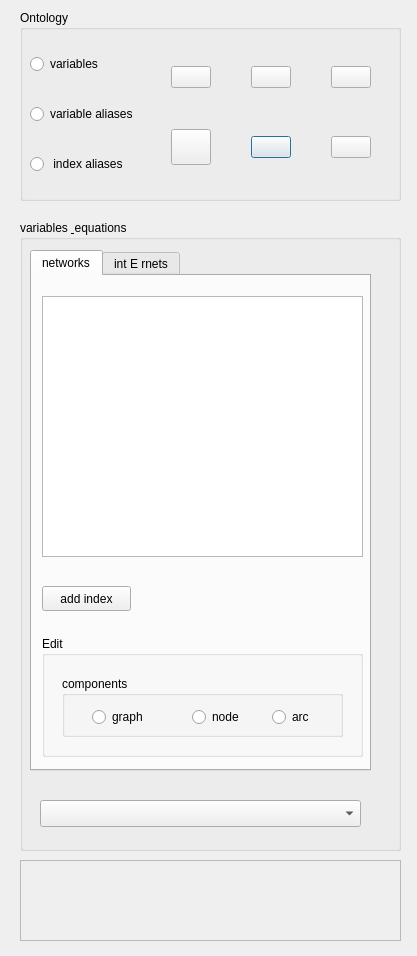
<?xml version="1.0" encoding="UTF-8"?>
<ui version="4.0">
 <class>OntologyDesigner</class>
 <widget class="QDialog" name="OntologyDesigner">
  <property name="geometry">
   <rect>
    <x>0</x>
    <y>0</y>
    <width>417</width>
    <height>956</height>
   </rect>
  </property>
  <property name="windowTitle">
   <string>ProMo Equation Editor</string>
  </property>
  <widget class="QGroupBox" name="groupVariables">
   <property name="geometry">
    <rect>
     <x>20</x>
     <y>220</y>
     <width>381</width>
     <height>631</height>
    </rect>
   </property>
   <property name="title">
    <string>variables &amp; equations</string>
   </property>
   <widget class="QTabWidget" name="tabWidget">
    <property name="geometry">
     <rect>
      <x>10</x>
      <y>30</y>
      <width>341</width>
      <height>521</height>
     </rect>
    </property>
    <property name="currentIndex">
     <number>0</number>
    </property>
    <widget class="QWidget" name="tab_networks">
     <attribute name="title">
      <string>networks</string>
     </attribute>
     <widget class="QTreeWidget" name="treeWidget">
      <property name="geometry">
       <rect>
        <x>10</x>
        <y>20</y>
        <width>321</width>
        <height>261</height>
       </rect>
      </property>
      <attribute name="headerVisible">
       <bool>false</bool>
      </attribute>
      <column>
       <property name="text">
        <string notr="true">1</string>
       </property>
      </column>
     </widget>
     <widget class="QGroupBox" name="groupEdit">
      <property name="geometry">
       <rect>
        <x>10</x>
        <y>360</y>
        <width>321</width>
        <height>121</height>
       </rect>
      </property>
      <property name="title">
       <string>Edit</string>
      </property>
      <widget class="QGroupBox" name="groupBoxComponents">
       <property name="geometry">
        <rect>
         <x>20</x>
         <y>40</y>
         <width>281</width>
         <height>61</height>
        </rect>
       </property>
       <property name="title">
        <string>components</string>
       </property>
       <widget class="QRadioButton" name="radioArc">
        <property name="geometry">
         <rect>
          <x>210</x>
          <y>30</y>
          <width>61</width>
          <height>22</height>
         </rect>
        </property>
        <property name="toolTip">
         <string>select to edit variables</string>
        </property>
        <property name="text">
         <string>arc</string>
        </property>
       </widget>
       <widget class="QRadioButton" name="radioNode">
        <property name="geometry">
         <rect>
          <x>130</x>
          <y>30</y>
          <width>71</width>
          <height>22</height>
         </rect>
        </property>
        <property name="toolTip">
         <string>select to edit variables</string>
        </property>
        <property name="text">
         <string>node</string>
        </property>
       </widget>
       <widget class="QRadioButton" name="radioGraph">
        <property name="geometry">
         <rect>
          <x>30</x>
          <y>30</y>
          <width>71</width>
          <height>22</height>
         </rect>
        </property>
        <property name="toolTip">
         <string>select to edit variables</string>
        </property>
        <property name="text">
         <string>graph</string>
        </property>
       </widget>
      </widget>
     </widget>
     <widget class="QPushButton" name="pushAddIndex">
      <property name="geometry">
       <rect>
        <x>10</x>
        <y>310</y>
        <width>89</width>
        <height>25</height>
       </rect>
      </property>
      <property name="text">
       <string>add index</string>
      </property>
     </widget>
    </widget>
    <widget class="QWidget" name="tab_internets">
     <attribute name="title">
      <string>int E rnets</string>
     </attribute>
     <widget class="QComboBox" name="combo_InterConnectionNetwork">
      <property name="geometry">
       <rect>
        <x>30</x>
        <y>50</y>
        <width>289</width>
        <height>27</height>
       </rect>
      </property>
     </widget>
     <widget class="QWidget" name="horizontalLayoutWidget">
      <property name="geometry">
       <rect>
        <x>90</x>
        <y>110</y>
        <width>168</width>
        <height>80</height>
       </rect>
      </property>
      <layout class="QHBoxLayout" name="horizontalLayout_2">
       <item>
        <widget class="QPushButton" name="pushMakeInterfaceEquations">
         <property name="sizePolicy">
          <sizepolicy hsizetype="Expanding" vsizetype="Expanding">
           <horstretch>0</horstretch>
           <verstretch>0</verstretch>
          </sizepolicy>
         </property>
         <property name="text">
          <string>make</string>
         </property>
        </widget>
       </item>
       <item>
        <widget class="QPushButton" name="pushShowInterfaceEquations">
         <property name="sizePolicy">
          <sizepolicy hsizetype="Expanding" vsizetype="Expanding">
           <horstretch>0</horstretch>
           <verstretch>0</verstretch>
          </sizepolicy>
         </property>
         <property name="text">
          <string>show</string>
         </property>
        </widget>
       </item>
      </layout>
     </widget>
    </widget>
   </widget>
   <widget class="QComboBox" name="combo_EditVariableTypes">
    <property name="geometry">
     <rect>
      <x>20</x>
      <y>580</y>
      <width>321</width>
      <height>27</height>
     </rect>
    </property>
   </widget>
  </widget>
  <widget class="QGroupBox" name="groupOntology">
   <property name="geometry">
    <rect>
     <x>20</x>
     <y>10</y>
     <width>381</width>
     <height>191</height>
    </rect>
   </property>
   <property name="title">
    <string>Ontology</string>
   </property>
   <widget class="QWidget" name="layoutWidget">
    <property name="geometry">
     <rect>
      <x>10</x>
      <y>20</y>
      <width>341</width>
      <height>171</height>
     </rect>
    </property>
    <layout class="QHBoxLayout" name="horizontalLayout">
     <item>
      <layout class="QVBoxLayout" name="verticalLayout">
       <item>
        <widget class="QRadioButton" name="radioVariables">
         <property name="toolTip">
          <string>select to edit variables</string>
         </property>
         <property name="text">
          <string>variables</string>
         </property>
        </widget>
       </item>
       <item>
        <widget class="QRadioButton" name="radioVariablesAliases">
         <property name="toolTip">
          <string>select to edit variable aliases</string>
         </property>
         <property name="text">
          <string>variable aliases</string>
         </property>
        </widget>
       </item>
       <item>
        <widget class="QRadioButton" name="radioIndicesAliases">
         <property name="toolTip">
          <string>select to edit index aliases</string>
         </property>
         <property name="text">
          <string> index aliases</string>
         </property>
        </widget>
       </item>
      </layout>
     </item>
     <item>
      <spacer name="horizontalSpacer">
       <property name="orientation">
        <enum>Qt::Horizontal</enum>
       </property>
       <property name="sizeHint" stdset="0">
        <size>
         <width>40</width>
         <height>20</height>
        </size>
       </property>
      </spacer>
     </item>
     <item>
      <layout class="QGridLayout" name="gridLayout">
       <item row="2" column="3">
        <spacer name="verticalSpacer_2">
         <property name="orientation">
          <enum>Qt::Vertical</enum>
         </property>
         <property name="sizeHint" stdset="0">
          <size>
           <width>20</width>
           <height>40</height>
          </size>
         </property>
        </spacer>
       </item>
       <item row="0" column="1">
        <spacer name="verticalSpacer_4">
         <property name="orientation">
          <enum>Qt::Vertical</enum>
         </property>
         <property name="sizeHint" stdset="0">
          <size>
           <width>20</width>
           <height>40</height>
          </size>
         </property>
        </spacer>
       </item>
       <item row="4" column="3">
        <spacer name="verticalSpacer_7">
         <property name="orientation">
          <enum>Qt::Vertical</enum>
         </property>
         <property name="sizeHint" stdset="0">
          <size>
           <width>20</width>
           <height>40</height>
          </size>
         </property>
        </spacer>
       </item>
       <item row="3" column="4">
        <spacer name="horizontalSpacer_4">
         <property name="orientation">
          <enum>Qt::Horizontal</enum>
         </property>
         <property name="sizeHint" stdset="0">
          <size>
           <width>40</width>
           <height>20</height>
          </size>
         </property>
        </spacer>
       </item>
       <item row="1" column="5">
        <widget class="QPushButton" name="pushWrite">
         <property name="toolTip">
          <string>&lt;html&gt;&lt;head/&gt;&lt;body&gt;&lt;p&gt;- compiles into all available code languages&lt;/p&gt;&lt;p&gt;- writes equations and variables as well as index file&lt;/p&gt;&lt;p&gt;- generates latex files with dot graphs&lt;/p&gt;&lt;/body&gt;&lt;/html&gt;</string>
         </property>
         <property name="text">
          <string/>
         </property>
         <property name="autoDefault">
          <bool>false</bool>
         </property>
         <property name="default">
          <bool>true</bool>
         </property>
        </widget>
       </item>
       <item row="1" column="3">
        <widget class="QPushButton" name="pushCompile">
         <property name="sizePolicy">
          <sizepolicy hsizetype="Minimum" vsizetype="Expanding">
           <horstretch>0</horstretch>
           <verstretch>0</verstretch>
          </sizepolicy>
         </property>
         <property name="toolTip">
          <string>press to compile</string>
         </property>
         <property name="text">
          <string/>
         </property>
        </widget>
       </item>
       <item row="1" column="4">
        <spacer name="horizontalSpacer_3">
         <property name="orientation">
          <enum>Qt::Horizontal</enum>
         </property>
         <property name="sizeHint" stdset="0">
          <size>
           <width>40</width>
           <height>20</height>
          </size>
         </property>
        </spacer>
       </item>
       <item row="1" column="1">
        <widget class="QPushButton" name="pushInfo">
         <property name="sizePolicy">
          <sizepolicy hsizetype="Expanding" vsizetype="Expanding">
           <horstretch>0</horstretch>
           <verstretch>0</verstretch>
          </sizepolicy>
         </property>
         <property name="toolTip">
          <string>press for information</string>
         </property>
         <property name="text">
          <string/>
         </property>
        </widget>
       </item>
       <item row="1" column="2">
        <spacer name="horizontalSpacer_2">
         <property name="orientation">
          <enum>Qt::Horizontal</enum>
         </property>
         <property name="sizeHint" stdset="0">
          <size>
           <width>40</width>
           <height>20</height>
          </size>
         </property>
        </spacer>
       </item>
       <item row="3" column="1">
        <widget class="QPushButton" name="pushExit">
         <property name="sizePolicy">
          <sizepolicy hsizetype="Expanding" vsizetype="Expanding">
           <horstretch>0</horstretch>
           <verstretch>0</verstretch>
          </sizepolicy>
         </property>
         <property name="toolTip">
          <string>&lt;html&gt;&lt;head/&gt;&lt;body&gt;&lt;p&gt;- compiles into all available code languages&lt;/p&gt;&lt;p&gt;- writes equations and variables as well as index file&lt;/p&gt;&lt;p&gt;- generates latex files with dot graphs&lt;/p&gt;&lt;/body&gt;&lt;/html&gt;</string>
         </property>
         <property name="text">
          <string/>
         </property>
         <property name="autoDefault">
          <bool>false</bool>
         </property>
         <property name="default">
          <bool>true</bool>
         </property>
        </widget>
       </item>
       <item row="3" column="2">
        <spacer name="verticalSpacer_3">
         <property name="orientation">
          <enum>Qt::Vertical</enum>
         </property>
         <property name="sizeHint" stdset="0">
          <size>
           <width>20</width>
           <height>40</height>
          </size>
         </property>
        </spacer>
       </item>
       <item row="4" column="1">
        <spacer name="verticalSpacer_5">
         <property name="orientation">
          <enum>Qt::Vertical</enum>
         </property>
         <property name="sizeHint" stdset="0">
          <size>
           <width>20</width>
           <height>40</height>
          </size>
         </property>
        </spacer>
       </item>
       <item row="2" column="1">
        <spacer name="verticalSpacer">
         <property name="orientation">
          <enum>Qt::Vertical</enum>
         </property>
         <property name="sizeHint" stdset="0">
          <size>
           <width>20</width>
           <height>40</height>
          </size>
         </property>
        </spacer>
       </item>
       <item row="0" column="3">
        <spacer name="verticalSpacer_6">
         <property name="orientation">
          <enum>Qt::Vertical</enum>
         </property>
         <property name="sizeHint" stdset="0">
          <size>
           <width>20</width>
           <height>40</height>
          </size>
         </property>
        </spacer>
       </item>
       <item row="3" column="5">
        <widget class="QPushButton" name="pushShowVariables">
         <property name="toolTip">
          <string>&lt;html&gt;&lt;head/&gt;&lt;body&gt;&lt;p&gt;- compiles into all available code languages&lt;/p&gt;&lt;p&gt;- writes equations and variables as well as index file&lt;/p&gt;&lt;p&gt;- generates latex files with dot graphs&lt;/p&gt;&lt;/body&gt;&lt;/html&gt;</string>
         </property>
         <property name="text">
          <string/>
         </property>
         <property name="autoDefault">
          <bool>false</bool>
         </property>
         <property name="default">
          <bool>true</bool>
         </property>
        </widget>
       </item>
       <item row="3" column="3">
        <widget class="QPushButton" name="pushShowPDF">
         <property name="toolTip">
          <string>&lt;html&gt;&lt;head/&gt;&lt;body&gt;&lt;p&gt;- compiles into all available code languages&lt;/p&gt;&lt;p&gt;- writes equations and variables as well as index file&lt;/p&gt;&lt;p&gt;- generates latex files with dot graphs&lt;/p&gt;&lt;/body&gt;&lt;/html&gt;</string>
         </property>
         <property name="text">
          <string/>
         </property>
         <property name="autoDefault">
          <bool>false</bool>
         </property>
         <property name="default">
          <bool>true</bool>
         </property>
        </widget>
       </item>
      </layout>
     </item>
    </layout>
   </widget>
  </widget>
  <widget class="QTextBrowser" name="msgWindow">
   <property name="enabled">
    <bool>false</bool>
   </property>
   <property name="geometry">
    <rect>
     <x>20</x>
     <y>860</y>
     <width>381</width>
     <height>81</height>
    </rect>
   </property>
   <property name="palette">
    <palette>
     <active>
      <colorrole role="WindowText">
       <brush brushstyle="SolidPattern">
        <color alpha="255">
         <red>76</red>
         <green>76</green>
         <blue>76</blue>
        </color>
       </brush>
      </colorrole>
      <colorrole role="Text">
       <brush brushstyle="SolidPattern">
        <color alpha="255">
         <red>60</red>
         <green>60</green>
         <blue>60</blue>
        </color>
       </brush>
      </colorrole>
      <colorrole role="PlaceholderText">
       <brush brushstyle="NoBrush">
        <color alpha="128">
         <red>60</red>
         <green>60</green>
         <blue>60</blue>
        </color>
       </brush>
      </colorrole>
     </active>
     <inactive>
      <colorrole role="WindowText">
       <brush brushstyle="SolidPattern">
        <color alpha="255">
         <red>76</red>
         <green>76</green>
         <blue>76</blue>
        </color>
       </brush>
      </colorrole>
      <colorrole role="Text">
       <brush brushstyle="SolidPattern">
        <color alpha="255">
         <red>60</red>
         <green>60</green>
         <blue>60</blue>
        </color>
       </brush>
      </colorrole>
      <colorrole role="PlaceholderText">
       <brush brushstyle="NoBrush">
        <color alpha="128">
         <red>60</red>
         <green>60</green>
         <blue>60</blue>
        </color>
       </brush>
      </colorrole>
     </inactive>
     <disabled>
      <colorrole role="WindowText">
       <brush brushstyle="SolidPattern">
        <color alpha="255">
         <red>255</red>
         <green>0</green>
         <blue>0</blue>
        </color>
       </brush>
      </colorrole>
      <colorrole role="Text">
       <brush brushstyle="SolidPattern">
        <color alpha="255">
         <red>255</red>
         <green>0</green>
         <blue>0</blue>
        </color>
       </brush>
      </colorrole>
      <colorrole role="PlaceholderText">
       <brush brushstyle="NoBrush">
        <color alpha="128">
         <red>60</red>
         <green>60</green>
         <blue>60</blue>
        </color>
       </brush>
      </colorrole>
     </disabled>
    </palette>
   </property>
   <property name="font">
    <font>
     <weight>75</weight>
     <bold>true</bold>
    </font>
   </property>
   <property name="acceptDrops">
    <bool>false</bool>
   </property>
  </widget>
 </widget>
 <resources/>
 <connections/>
</ui>
